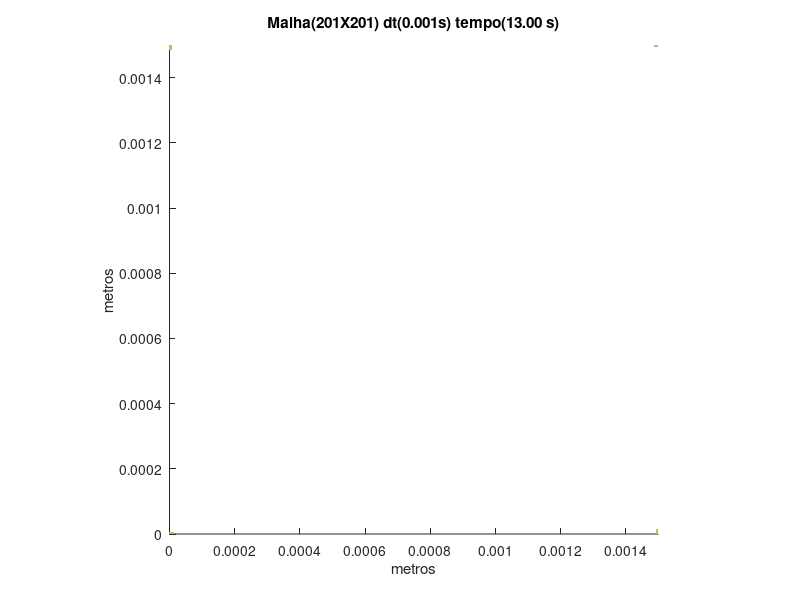

The MATLAB script that drew this image:
set (gca,'PlotBoxAspectRatio',[1 1 1],'Xlim',[0,0.0015],'Ylim',[0,0.0015])
hold on
title('Malha(201X201) dt(0.001s) tempo(13.00 s)')
hold on
ylabel('metros')
hold on
xlabel('metros')
hold on

fill([0 0 7.46268656716418E-06 7.46268656716418E-06],[0 7.46268656716418E-06 7.46268656716418E-06 0],[0.8,0.7,0.4],'LineStyle','none')

fill([7.46268656716418E-06 7.46268656716418E-06 1.49253731343284E-05 1.49253731343284E-05],[0 7.46268656716418E-06 7.46268656716418E-06 0],[0.8,0.7,0.4],'LineStyle','none')

fill([0.00149253731343284 0.00149253731343284 0.0015 0.0015],[0 7.46268656716418E-06 7.46268656716418E-06 0],[0.8,0.7,0.4],'LineStyle','none')

fill([0.00149253731343284 0.00149253731343284 0.0015 0.0015],[7.46268656716418E-06 1.49253731343284E-05 1.49253731343284E-05 7.46268656716418E-06],[0.8,0.7,0.4],'LineStyle','none')

fill([0 0 7.46268656716418E-06 7.46268656716418E-06],[0.00148507462686567 0.00149253731343284 0.00149253731343284 0.00148507462686567],[0.8,0.7,0.4],'LineStyle','none')

fill([0 0 7.46268656716418E-06 7.46268656716418E-06],[0.00149253731343284 0.0015 0.0015 0.00149253731343284],[0.8,0.7,0.4],'LineStyle','none')

fill([0.00148507462686567 0.00148507462686567 0.00149253731343284 0.00149253731343284],[0.00149253731343284 0.0015 0.0015 0.00149253731343284],[0.8,0.7,0.4],'LineStyle','none')

fill([0.00149253731343284 0.00149253731343284 0.0015 0.0015],[0.00149253731343284 0.0015 0.0015 0.00149253731343284],[0.8,0.7,0.4],'LineStyle','none')
